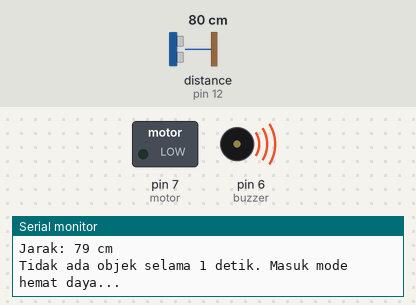
This sketch was run on a simulated Arduino Uno, built with avr-gcc and run on an emulated ATmega328P. Shown: switched loads named in the sketch (green lamp = pin HIGH), buzzer (waves = sounding, pin HIGH), the last lines printed to the serial monitor. Wiring (inferred from the names in the program): ultrasonic range finder: trigger pin 13; echo pin 12. The test bench sets the inputs (shaded band); at power-on: distance to the obstacle (sensor on pin 12) 80 cm. The echo pulse lasts 58.3 µs per cm; pins used as bus, display or sensor lines are not drawn.

Above: at 1.3 s.
1.4 s: distance to the obstacle (sensor on pin 12) set to 75 cm
3.8 s: distance to the obstacle (sensor on pin 12) set to 68 cm
At 5.0 s:
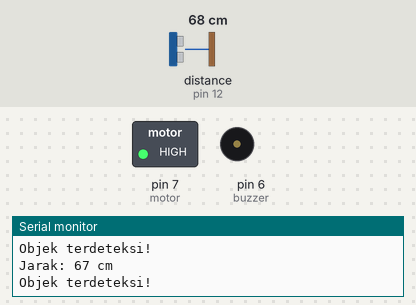
5.8 s: distance to the obstacle (sensor on pin 12) set to 120 cm
At 7.3 s:
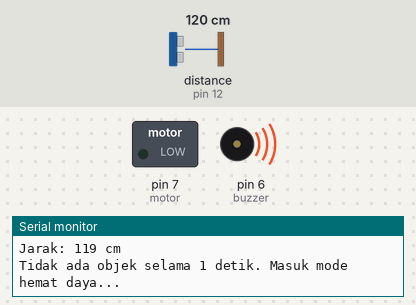
7.8 s: distance to the obstacle (sensor on pin 12) set to 2 cm
At 9.6 s:
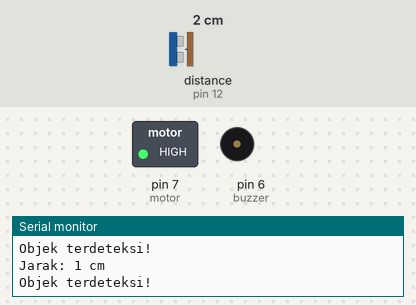
Timing chart, 0 to 10.8 s (numbered marks = the images above; inputs shaded):
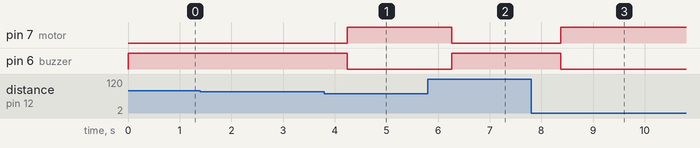

Measured:
- the behaviour switches between 71 and 70 cm on distance to the obstacle (sensor on pin 12) (found by bisection; images 0 and 1)
- after the input at 3.8 s, pin 7 (motor): LOW → HIGH after 0.44 s; pin 6 (buzzer): HIGH → LOW after 0.44 s
- after the input at 5.8 s, pin 7 (motor): HIGH → LOW after 0.46 s; pin 6 (buzzer): LOW → HIGH after 0.46 s
- after the input at 7.8 s, pin 7 (motor): LOW → HIGH after 0.58 s; pin 6 (buzzer): HIGH → LOW after 0.58 s

The sketch:

smart_cane_code.ino
```cpp
#include <LowPower.h>

#define trigPin 13
#define echoPin 12
#define motor 7
#define buzzer 6

unsigned long lastDetected = 0;
bool objekTerdeteksi = false;

void setup() {
  pinMode(trigPin, OUTPUT);
  pinMode(echoPin, INPUT);
  pinMode(motor, OUTPUT);
  pinMode(buzzer, OUTPUT);

  Serial.begin(9600);
  Serial.println("Sistem Ultrasonik Siap!");
}

void loop() {
  long duration, distance;

  digitalWrite(trigPin, LOW);
  delayMicroseconds(2);
  digitalWrite(trigPin, HIGH);
  delayMicroseconds(10);
  digitalWrite(trigPin, LOW);

  duration = pulseIn(echoPin, HIGH, 20000);
  if (duration == 0) {
    distance = 999;
  } else {
    distance = (duration / 2) / 29.1;
  }

  Serial.print("Jarak: ");
  Serial.print(distance);
  Serial.println(" cm");

  if (distance < 70) {
    digitalWrite(motor, HIGH);
    digitalWrite(buzzer, LOW);
    Serial.println("Objek terdeteksi!");

    objekTerdeteksi = true;
    lastDetected = millis();
  } else {
    digitalWrite(motor, LOW);
    digitalWrite(buzzer, HIGH);
    objekTerdeteksi = false;
  }

  if (!objekTerdeteksi && (millis() - lastDetected >= 1000)) {
    Serial.println("Tidak ada objek selama 1 detik. Masuk mode hemat daya...");
    delay(100);
    LowPower.powerDown(SLEEP_1S, ADC_OFF, BOD_OFF);
  }

  delay(500);
}
```
